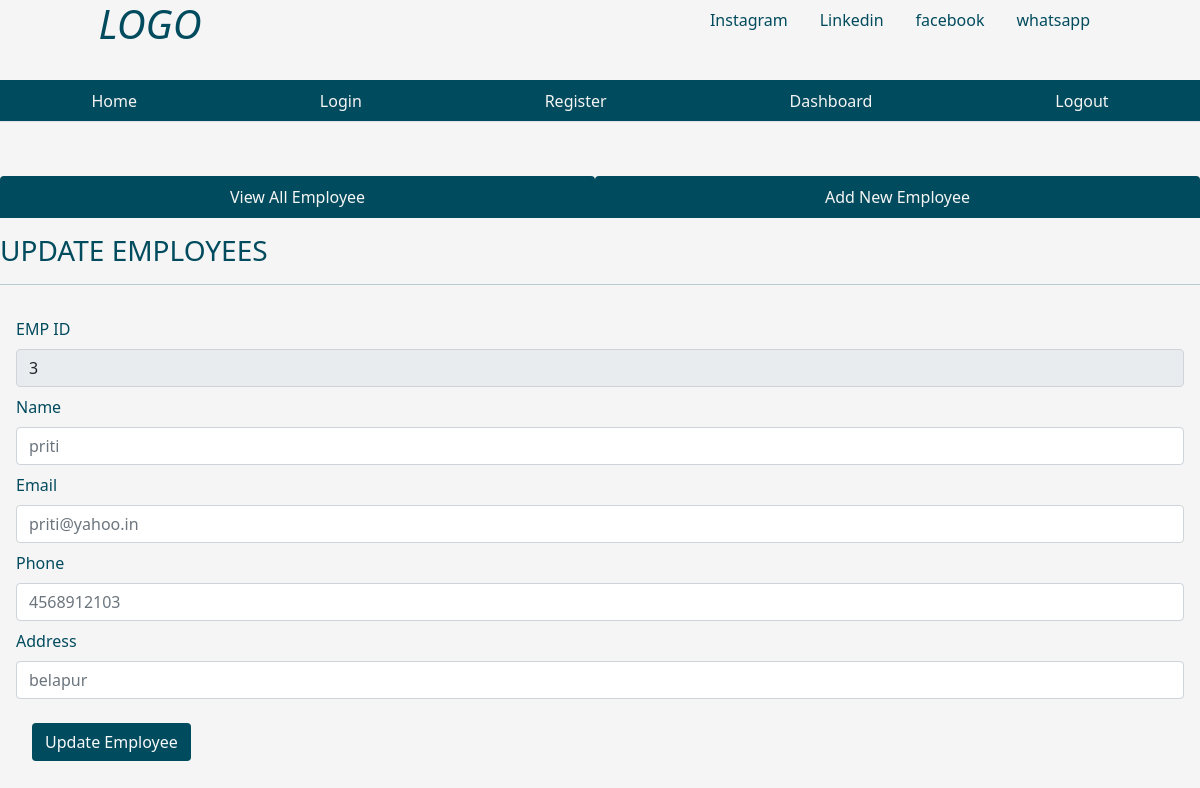
Page /fetch_one_emp/3 on the committed database.
### tables this page shows
CREATE TABLE emp(empid integer PRIMARY KEY AUTOINCREMENT,
                 name text not null, email text, phone integer,
                 address text, joining_date timestamp DEFAULT CURRENT_TIMESTAMP,
                 total_projects integer DEFAULT 1, total_test_cases integer DEFAULT 1,
                 total_defects_found integer DEFAULT 1, total_defects_pending integer DEFAULT 1);

### app.py (the view)
@app.route('/fetch_one_emp/<int:empid>')
def fetch_one_emp(empid):
    user = get_current_user()
    db = get_database()
    emp_cur = db.execute('select * from emp where empid = ?',[empid])
    single_emp = emp_cur.fetchone()
    return render_template('updateEmp.html', user = user, single_emp = single_emp)

### app.py (called while the page is built)
def get_current_user():
    user = None
    if 'user' in session:
        user = session['user']
        db = get_database()
        user_cur = db.execute('select * from users where name = ?', [user])
        user = user_cur.fetchone()
    return user

@app.teardown_appcontext
def close_database(error):
    if hasattr(g, 'crudapp_db'):
        g.crudapp_db.close()

### database.py (called while the page is built)
def connection():
    conn = sqlite3.connect('C:/Users/mirji/personal projects/emp_management_system/crudapp.db')
    conn.row_factory = sqlite3.Row
    return conn

def get_database():
    if not hasattr(g, 'crudapp_db'):
        g.crudapp_db = connection()
    return g.crudapp_db

### templates/updateEmp.html (shortened to what this page needs)
{% from "navMacro.html" import show_nav, social_media_links %}
<!DOCTYPE html>
<html lang="en">
  <head>
    <link
      href="https://cdn.jsdelivr.net/npm/bootstrap@5.1.3/dist/css/bootstrap.min.css"
      rel="stylesheet"
    />
    <link rel="stylesheet" href="{{url_for('static', filename='home.css')}}" type="text/css" />
  </head>
  <body>
    <div class="parent">
      <div class="child child1">
        <h1 class="text-center"><i>LOGO</i></h1>
      </div>
      <div class="child child2">{{ social_media_links() }}</div>
      <div class="child child3">{{ show_nav() }}</div>
      <div class="child child5" style="color: rgb(0, 75, 93)">
      </div>
      <div class="child child6left">
      </div>
      <div class="child child6" style="color: rgb(0, 75, 93)">
        <ul class="nav nav-tabs nav-fill mb-3">
          <li class="nav-item">
            <a
              class="nav-link"
              style="background-color: rgb(0, 75, 93); color: whitesmoke"
              href="dashboard.html"
              >View All Employee</a
            >
          </li>
          <li class="nav-item">
            <a
              class="nav-link"
              style="background-color: rgb(0, 75, 93); color: whitesmoke"
              href="addnewemployee.html"
              >Add New Employee</a
            >
          </li>
        </ul>
        <div class="table-responsive-lg caption-top">
          <caption>
            <h3>UPDATE EMPLOYEES</h3>
          </caption>
          <hr />
          {% if single_emp %}
          <form class="p-3" action="/update_emp" method="POST">
            <div class="mb-2">
              <label for="empid" class="form-label">EMP ID</label>
              <input
                name="empid"
                type="text"
                class="form-control"
                id="empid"
                value="{{single_emp['empid']}}"
                readonly
              />
            </div>
            <div class="mb-2">
              <label for="name" class="form-label">Name</label>
              <input
                name="name"
                type="text"
                class="form-control"
                id="name"
                placeholder="{{single_emp['name']}}"
              />
            </div>
            <div class="mb-2">
              <label for="email" class="form-label">Email</label>
              <input
                name="email"
                type="email"
                class="form-control"
                id="email"
                placeholder="{{single_emp['email']}}"
              />
            </div>
            <div class="mb-2">
              <label for="phone" class="form-label">Phone</label>
              <input
                name="phone"
                type="text"
                class="form-control"
                id="phone"
                placeholder="{{single_emp['phone']}}"
              />
            </div>
            <div class="mb-2">
              <label for="addrs" class="form-label">Address</label>
              <input
                name="addrs"
                type="text"
                class="form-control"
                id="addrs"
                placeholder="{{single_emp['address']}}"
              />
            </div>
            {% endif %}
            <button
              type="submit"
              class="btn text-light m-3"
              style="background-color: rgb(0, 75, 93)"
            >
              Update Employee
            </button>
          </form>
        </div>
      </div>
      <div class="child child6right">
      </div>
    </div>
  </body>
</html>

### static/home.css (style rules this page uses)
html, body { height: 100%; background-color: whitesmoke; color: rgb(0, 75, 93); }
.parent { height: 100%; display: grid; grid-template-columns: repeat(4, 1fr); grid-template-rows: 10% 5% 7% auto 7%; }
.child { margin-bottom: 10px; }
.child1 { grid-column: 1/2; grid-row: 1/2; }
.child2 { grid-column: 3/-1; grid-row: 1/2; }
.child3 { grid-column: 1/-1; grid-row: 2/3; }
.child5 { grid-column: 4/5; grid-row: 3/4; text-align: center; }
.child6 { grid-column: 1/-1; grid-row: 4/5; }

### rows in the picture
emp: empid "3", name "priti", email "priti@yahoo.in", phone "4568912103", addrs "belapur"
